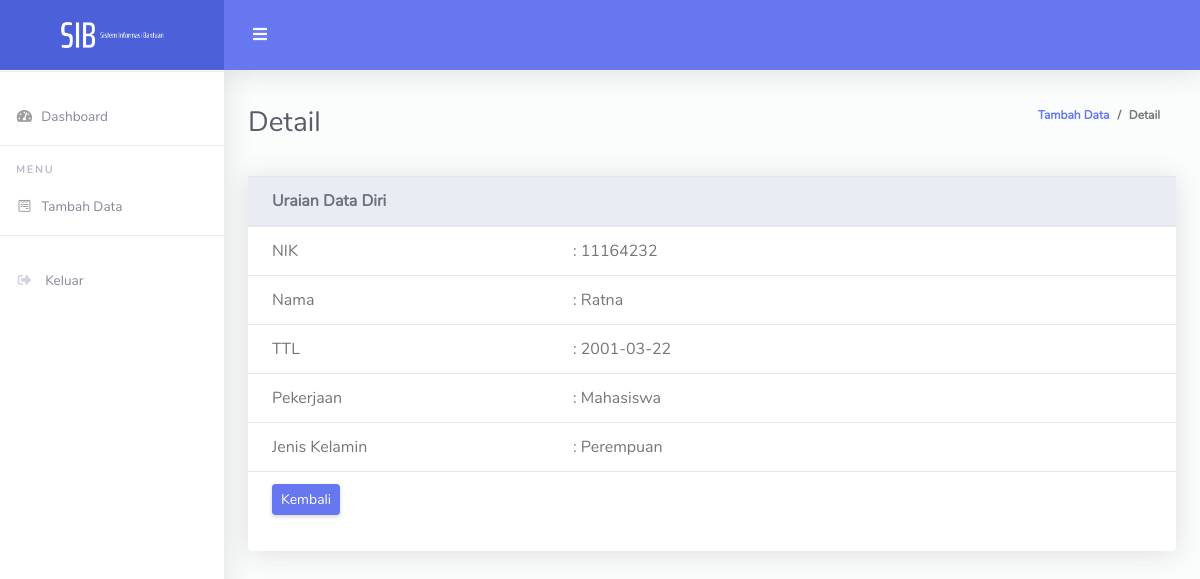
Page /tambahDataWarga_user/detail.php?id_warga=93 on the committed database.
### tables this page shows
CREATE TABLE `warga` (
  `id_warga` int(11) NOT NULL,
  `nik` varchar(50) NOT NULL,
  `nama` varchar(50) NOT NULL,
  `alamat` varchar(50) NOT NULL,
  `ttl` date NOT NULL,
  `pekerjaan` varchar(50) NOT NULL,
  `jenisKelamin` varchar(50) NOT NULL
);

### tambahDataWarga_user/detail.php (the view, shortened to what this page needs)
<!DOCTYPE html>
<html lang="en">
<head>
  <link href="../vendor/fontawesome-free/css/all.min.css" rel="stylesheet" type="text/css">
  <link href="../vendor/bootstrap/css/bootstrap.min.css" rel="stylesheet" type="text/css">
  <link href="../css/ruang-admin.min.css" rel="stylesheet">
</head>
<body id="page-top">
  <div id="wrapper">
    <ul class="navbar-nav sidebar sidebar-light accordion" id="accordionSidebar">
      <a class="sidebar-brand d-flex align-items-center justify-content-center" href="../index_user.php">
        <div class="sidebar-brand-icon">
          <img src="../img/logo/SSIB.png">
        </div>
      </a>
      <hr class="sidebar-divider">
      <li class="nav-item">
        <a class="nav-link" href="../index_user.php">
          <i class="fas fa-fw fa-tachometer-alt"></i>
          <span>Dashboard</span>
        </a>
      </li>
      <hr class="sidebar-divider">
      <div class="sidebar-heading">
        Menu
      </div>
      <li class="nav-item">
        <a class="nav-link" href="tambahData.php">
          <i class="fab fa-fw fa-wpforms"></i>
          <span>Tambah Data</span>
        </a>
      </li>
      <hr class="sidebar-divider">
      <li class="nav-item">
        <a class="nav-link" href="../logout.php">
          <i class="fas fa-sign-out-alt fa-sm fa-fw mr-2 text-gray-400 "></i>
          <span>Keluar</span>
        </a>
      </li>
    </ul>
    <div id="content-wrapper" class="d-flex flex-column">
      <div id="content">
        <nav class="navbar navbar-expand navbar-light bg-navbar topbar mb-4 static-top">
          <button id="sidebarToggleTop" class="btn btn-link rounded-circle mr-3">
            <i class="fa fa-bars"></i>
          </button>
        </nav>
        <div class="container-fluid" id="container-wrapper">
          <div class="d-sm-flex align-items-center justify-content-between mb-4">
            <h1 class="h3 mb-0 text-gray-800">Detail</h1>
            <ol class="breadcrumb">
              <li class="breadcrumb-item"><a href="../index_user.php">Tambah Data</a></li>
              <li class="breadcrumb-item">Detail</li>
            </ol>
          </div>
          <div class="row">
            <div class="col-lg-12">
              <div class="card">
                <div class="table-responsive">
                <?php
                    if(isset($_GET['id_warga'])){
                        $id_warga    =$_GET['id_warga'];
                    }
                    else {
                        die ("Error. No ID Selected!");
                    }
                    include "../config.php";
                    $query    =mysqli_query($koneksi, "SELECT * FROM warga WHERE id_warga='$id_warga'");
                    $data    =mysqli_fetch_array($query);
                ?>
                  <table class="table align-items-center table-flush">
                      <thead class="thead-light">
                        <tr>
                          <th>Uraian Data Diri</th>
                          <th></th><th></th><th></th> <th></th><th></th>
                        </tr>
                      </thead>
                      <tr>
                          <td size="90">NIK</td>
                          <td>: <?php echo $data['nik']?></td>
                          <td></td>
                          <td></td><td></td>
                          <td></td>
                      </tr>
                      <tr>
                          <td>Nama</td>
                          <td>: <?php echo $data['nama']?></td>
                          <td></td>
                          <td></td><td></td>
                          <td></td>
                      </tr>
                      <tr>
                          <td>TTL</td>
                          <td>: <?php echo $data['ttl']?></td>
                          <td></td>
                          <td></td><td></td>
                          <td></td>
                      </tr>
                      <tr>
                          <td>Pekerjaan</td>
                          <td>: <?php echo $data['pekerjaan']?></td><td></td>
                          <td></td><td></td>
                          <td></td>
                      </tr>
                      <tr>
                          <td>Jenis Kelamin</td>
                          <td>: <?php echo $data['jenisKelamin']?></td><td></td><td></td>
                          <td></td>
                          <td></td>
                      </tr>
                      <tr height="40">
                          <td>
                          <a class="btn btn-sm btn-primary" href="../tambahDataWarga_user/tambahData.php">Kembali</a>
                        </td><td></td>
                          <td></td><td></td><td></td><td></td>
                      </tr>
                  </table>
                </div>
                <div class="card-footer"></div>
              </div>
            </div>
          </div>
        </div>
      </div>
    </div>
  </div>
</body>
</html>

### rows in the picture
warga: nik "11164232", nama "Ratna", ttl "2001-03-22", pekerjaan "Mahasiswa", jenisKelamin "Perempuan"
